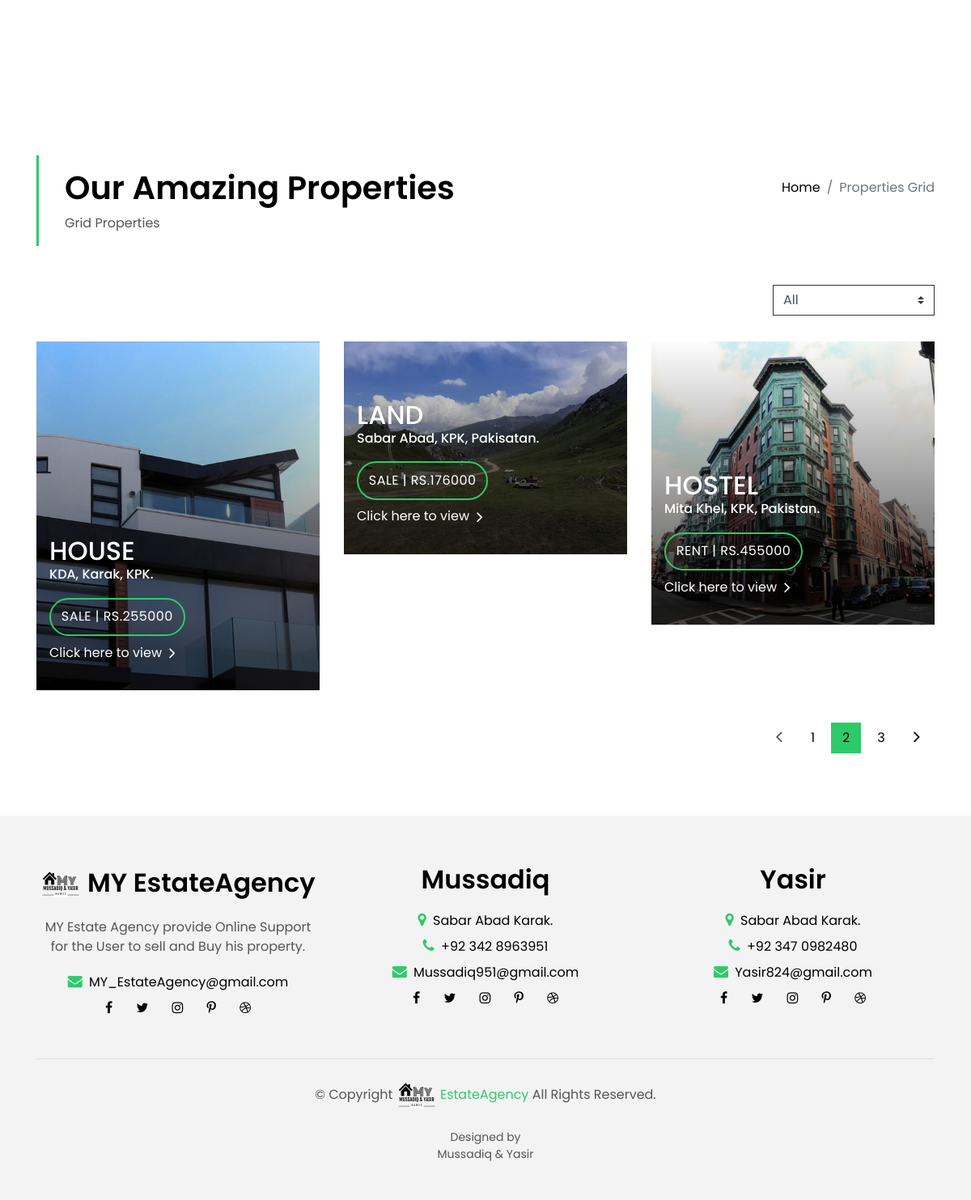
/allproperty.php, run on the app's committed database.
### tables this page shows
CREATE TABLE `properties` (
  `id` int(11) NOT NULL,
  `location` varchar(255) NOT NULL,
  `property_type` varchar(255) NOT NULL,
  `area` varchar(100) NOT NULL,
  `price` varchar(100) NOT NULL,
  `rooms` varchar(20) NOT NULL,
  `bathrooms` varchar(20) NOT NULL,
  `garage` varchar(20) NOT NULL,
  `kitchan` varchar(20) NOT NULL,
  `year` date NOT NULL,
  `status` varchar(20) NOT NULL,
  `pic` varchar(255) NOT NULL,
  `pic2` varchar(255) NOT NULL,
  `discription` varchar(255) NOT NULL,
  `u_id` int(11) DEFAULT NULL
);

### allproperty.php (the view, shortened to what this page needs)
<?php
	include_once 'include/head.php';
	include_once 'include/dbconn.php';
?>
</head>
<body>
  <main id="main">
    <section class="intro-single">
      <div class="container">
        <div class="row">
          <div class="col-md-12 col-lg-8">
            <div class="title-single-box">
              <h1 class="title-single">Our Amazing Properties</h1>
              <span class="color-text-a">Grid Properties</span>
            </div>
          </div>
          <div class="col-md-12 col-lg-4">
            <nav aria-label="breadcrumb" class="breadcrumb-box d-flex justify-content-lg-end">
              <ol class="breadcrumb">
                <li class="breadcrumb-item">
                  <a href="#">Home</a>
                </li>
                <li class="breadcrumb-item active" aria-current="page">
                  Properties Grid
                </li>
              </ol>
            </nav>
          </div>
        </div>
      </div>
    </section>
    <section class="property-grid grid">
      <div class="container">
        <div class="row">
			<div class="col-sm-12">
				<div class="grid-option">
				  <form>
					<select class="custom-select">
					  <option selected>All</option>
					</select>
				  </form>
				</div>
			</div>
			<?php
				$query="SELECT * FROM `properties`";
				$run=mysqli_query($con,$query);
				if(mysqli_num_rows($run)<1)
				{
					echo " <h1> No Record Found  </h1>";
				}
				else
				{
					while($data = mysqli_fetch_assoc($run))
					{
			?>
					  <div class="col-md-4">
						<div class="card-box-a card-shadow">
						  <div class="img-box-a">
							<img src="admin/property images/<?php echo $data['pic']; ?>" alt="Property Image" class="img-a img-fluid">
						  </div>
						  <div class="card-overlay">
							<div class="card-overlay-a-content">
							  <div class="card-header-a">
								<h2 class="card-title-a">
								  <a  href="property-single.php?p_id=<?php echo $data['id'];?>"><?php echo $data['property_type'];?>
									<h6> <?php echo $data['location'];?></a>
							  </div>
							  <div class="card-body-a">
								<div class="price-box d-flex">
								  <span class="price-a"><?php echo $data['status'];?> | Rs.<?php echo $data['price'];?></span>
								</div>
								<a href="property-single.php?p_id=<?php echo $data['id'];?>" class="link-a">Click here to view
								  <span class="ion-ios-arrow-forward"></span>
								</a>
							  </div>
							</div>
						  </div>
						</div>
					  </div>
			<?php
					}
				}
			?>
        </div>
        <div class="row">
          <div class="col-sm-12">
            <nav class="pagination-a">
              <ul class="pagination justify-content-end">
                <li class="page-item disabled">
                  <a class="page-link" href="#" tabindex="-1">
                    <span class="ion-ios-arrow-back"></span>
                  </a>
                </li>
                <li class="page-item">
                  <a class="page-link" href="#">1</a>
                </li>
                <li class="page-item active">
                  <a class="page-link" href="#">2</a>
                </li>
                <li class="page-item">
                  <a class="page-link" href="#">3</a>
                </li>
                <li class="page-item next">
                  <a class="page-link" href="#">
                    <span class="ion-ios-arrow-forward"></span>
                  </a>
                </li>
              </ul>
            </nav>
          </div>
        </div>
      </div>
    </section>
  </main>
<?php include_once "include/footer.php"; ?>
</body>
</html>

### include/head.php (shortened to what this page needs)
<!DOCTYPE html>
<html lang="en">
<head>
  <link href="assets/vendor/bootstrap/css/bootstrap.min.css" rel="stylesheet">
  <link href="assets/vendor/ionicons/css/ionicons.min.css" rel="stylesheet">
  <link href="assets/vendor/animate.css/animate.min.css" rel="stylesheet">
  <link href="assets/vendor/font-awesome/css/font-awesome.min.css" rel="stylesheet">
  <link href="assets/vendor/owl.carousel/assets/owl.carousel.min.css" rel="stylesheet">
  <link href="assets/css/style.css" rel="stylesheet">

### include/footer.php (shortened to what this page needs)
<section class="section-footer">
  <div class="container">
    <div class="row">
      <div class="col-sm-12 col-md-4">
        <div class="widget-a text-center">
          <div class="w-header-a">
            <h3 class="w-title-a text-brand"> <img src="images/logo.png" width="50" height="50" alt="LOGO"> MY EstateAgency</h3>
          </div>
          <div class="w-body-a">
            <p class="w-text-a color-text-a">
              MY Estate Agency provide Online Support for the User to sell and Buy his property.
            </p>
          </div>
          <div class="w-footer-a">
		<ul class="list-unstyled">
			<li class="item-list-a">
				<i class="fa fa-envelope"></i> <a href="#"> MY_EstateAgency@gmail.com</a>
			</li>
			<div class="socials-a">
				<ul class="list-inline">
				  <li class="list-inline-item">
					<a href="#">
					  <i class="fa fa-facebook" aria-hidden="true"></i>
					</a>
				  </li>
				  <li class="list-inline-item">
					<a href="#">
					  <i class="fa fa-twitter" aria-hidden="true"></i>
					</a>
				  </li>
				  <li class="list-inline-item">
					<a href="#">
					  <i class="fa fa-instagram" aria-hidden="true"></i>
					</a>
				  </li>
				  <li class="list-inline-item">
					<a href="#">
					  <i class="fa fa-pinterest-p" aria-hidden="true"></i>
					</a>
				  </li>
				  <li class="list-inline-item">
					<a href="#">
					  <i class="fa fa-dribbble" aria-hidden="true"></i>
					</a>
				  </li>
				</ul>
			</div>
		</ul>
          </div>
        </div>
      </div>
      <div class="col-sm-12 col-md-4 section-md-t3">
        <div class="widget-a text-center">
          <div class="w-header-a">
            <h3 class="w-title-a text-brand">Mussadiq</h3>
          </div>
          <div class="w-body-a">
            <div class="w-body-a">
              <ul class="list-unstyled">
                <li class="item-list-a">
                  <i class="fa fa-map-marker"></i> <a href="#"> Sabar Abad Karak.</a>
                </li>
                <li class="item-list-a">
                  <i class="fa fa-phone"></i> <a href="#"> +92 342 8963951</a>
                </li>
                <li class="item-list-a">
                  <i class="fa fa-envelope"></i> <a href="#"> Mussadiq951@gmail.com</a>
                </li>
			<div class="socials-a">
				<ul class="list-inline">
				  <li class="list-inline-item">
					<a href="#">
					  <i class="fa fa-facebook" aria-hidden="true"></i>
					</a>
				  </li>
				  <li class="list-inline-item">
					<a href="#">
					  <i class="fa fa-twitter" aria-hidden="true"></i>
					</a>
				  </li>
				  <li class="list-inline-item">
					<a href="#">
					  <i class="fa fa-instagram" aria-hidden="true"></i>
					</a>
				  </li>
				  <li class="list-inline-item">
					<a href="#">
					  <i class="fa fa-pinterest-p" aria-hidden="true"></i>
					</a>
				  </li>
				  <li class="list-inline-item">
					<a href="#">
					  <i class="fa fa-dribbble" aria-hidden="true"></i>
					</a>
				  </li>
				</ul>
			</div>
              </ul>
            </div>
          </div>
        </div>
      </div>
      <div class="col-sm-12 col-md-4 section-md-t3">
        <div class="widget-a text-center">
          <div class="w-header-a">
            <h3 class="w-title-a text-brand">Yasir</h3>
          </div>
          <div class="w-body-a">
		<ul class="list-unstyled">
			<li class="item-list-a">
				<i class="fa fa-map-marker"></i> <a href="#"> Sabar Abad Karak.</a>
			</li>
			<li class="item-list-a">
				<i class="fa fa-phone"></i> <a href="#"> +92 347 0982480</a>
			</li>
			<li class="item-list-a">
				<i class="fa fa-envelope"></i> <a href="#"> Yasir824@gmail.com</a>
			</li>
			<div class="socials-a">
				<ul class="list-inline">
				  <li class="list-inline-item">
					<a href="#">
					  <i class="fa fa-facebook" aria-hidden="true"></i>
					</a>
				  </li>
				  <li class="list-inline-item">
					<a href="#">
					  <i class="fa fa-twitter" aria-hidden="true"></i>
					</a>
				  </li>
				  <li class="list-inline-item">
					<a href="#">
					  <i class="fa fa-instagram" aria-hidden="true"></i>
					</a>
				  </li>
				  <li class="list-inline-item">
					<a href="#">
					  <i class="fa fa-pinterest-p" aria-hidden="true"></i>
					</a>
				  </li>
				  <li class="list-inline-item">
					<a href="#">
					  <i class="fa fa-dribbble" aria-hidden="true"></i>
					</a>
				  </li>
				</ul>
			  </div>
              </ul>
          </div>
        </div>
      </div>
    </div>
  </div>
</section>
<footer>
  <div class="container">
    <div class="row">
      <div class="col-md-12">
        <div class="copyright-footer">
          <p class="copyright color-text-a">
            &copy; Copyright
            <span class="color-b"><img src="images/logo.png" width="50" height="50" alt="LOGO"> EstateAgency</span> All Rights Reserved.
          </p>
        </div>
        <div class="credits">
          Designed by <p>  Mussadiq & Yasir</p>
        </div>
      </div>
    </div>
  </div>
</footer>

### data on the page
properties: pic (picture), property_type "HOUSE", location "KDA, Karak, KPK.", status "SALE", price "255000"
properties: pic (picture), property_type "LAND", location "Sabar Abad, KPK, Pakisatan.", status "SALE", price "176000"
properties: pic (picture), property_type "HOSTEL", location "Mita Khel, KPK, Pakistan.", status "RENT", price "455000"
